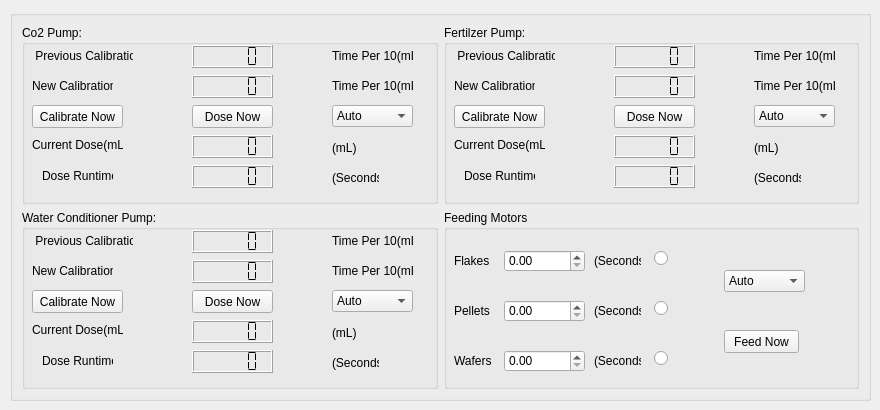
   <widget class="QWidget" name="tab_2">
    <attribute name="title">
     <string>Pumps</string>
    </attribute>
    <widget class="QGroupBox" name="groupBox_5">
     <property name="geometry">
      <rect>
       <x>10</x>
       <y>10</y>
       <width>861</width>
       <height>391</height>
      </rect>
     </property>
     <property name="title">
      <string/>
     </property>
     <layout class="QGridLayout" name="gridLayout">
      <item row="0" column="0">
       <widget class="QGroupBox" name="groupBox_Co2_Pump">
        <property name="title">
         <string>Co2 Pump:</string>
        </property>
        <widget class="QLabel" name="label_11">
         <property name="geometry">
          <rect>
           <x>10</x>
           <y>20</y>
           <width>101</width>
           <height>21</height>
          </rect>
         </property>
         <property name="text">
          <string> Previous Calibration</string>
         </property>
        </widget>
        <widget class="QLCDNumber" name="lcdNumber">
         <property name="geometry">
          <rect>
           <x>170</x>
           <y>20</y>
           <width>81</width>
           <height>23</height>
          </rect>
         </property>
         <property name="segmentStyle">
          <enum>QLCDNumber::Flat</enum>
         </property>
        </widget>
        <widget class="QLabel" name="label_12">
         <property name="geometry">
          <rect>
           <x>10</x>
           <y>50</y>
           <width>81</width>
           <height>21</height>
          </rect>
         </property>
         <property name="text">
          <string>New Calibration</string>
         </property>
        </widget>
        <widget class="QLCDNumber" name="lcdNumber_2">
         <property name="geometry">
          <rect>
           <x>170</x>
           <y>50</y>
           <width>81</width>
           <height>23</height>
          </rect>
         </property>
         <property name="segmentStyle">
          <enum>QLCDNumber::Flat</enum>
         </property>
        </widget>
        <widget class="QPushButton" name="Co2_calibrateButton">
         <property name="geometry">
          <rect>
           <x>10</x>
           <y>80</y>
           <width>91</width>
           <height>23</height>
          </rect>
         </property>
         <property name="text">
          <string>Calibrate Now</string>
         </property>
        </widget>
        <widget class="QLabel" name="time_per_10_label">
         <property name="geometry">
          <rect>
           <x>310</x>
           <y>50</y>
           <width>81</width>
           <height>21</height>
          </rect>
         </property>
         <property name="text">
          <string>Time Per 10(mL)</string>
         </property>
        </widget>
        <widget class="QLabel" name="time_per_10_label_2">
         <property name="geometry">
          <rect>
           <x>310</x>
           <y>20</y>
           <width>81</width>
           <height>21</height>
          </rect>
         </property>
         <property name="text">
          <string>Time Per 10(mL)</string>
         </property>
        </widget>
        <widget class="QLCDNumber" name="lcdNumber_3">
         <property name="geometry">
          <rect>
           <x>170</x>
           <y>110</y>
           <width>81</width>
           <height>23</height>
          </rect>
         </property>
         <property name="segmentStyle">
          <enum>QLCDNumber::Flat</enum>
         </property>
        </widget>
        <widget class="QPushButton" name="pushButton_5">
         <property name="geometry">
          <rect>
           <x>170</x>
           <y>80</y>
           <width>81</width>
           <height>23</height>
          </rect>
         </property>
         <property name="text">
          <string>Dose Now</string>
         </property>
        </widget>
        <widget class="QComboBox" name="comboBox">
         <property name="geometry">
          <rect>
           <x>310</x>
           <y>80</y>
           <width>81</width>
           <height>22</height>
          </rect>
         </property>
         <item>
          <property name="text">
           <string>Auto</string>
          </property>
         </item>
         <item>
          <property name="text">
           <string>Manual</string>
          </property>
         </item>
        </widget>
        <widget class="QLCDNumber" name="lcdNumber_4">
         <property name="geometry">
          <rect>
           <x>170</x>
           <y>140</y>
           <width>81</width>
           <height>23</height>
          </rect>
         </property>
         <property name="segmentStyle">
          <enum>QLCDNumber::Flat</enum>
         </property>
        </widget>
        <widget class="QLabel" name="label_13">
         <property name="geometry">
          <rect>
           <x>10</x>
           <y>110</y>
           <width>91</width>
           <height>20</height>
          </rect>
         </property>
         <property name="text">
          <string>Current Dose(mL)</string>
         </property>
        </widget>
        <widget class="QLabel" name="label_14">
         <property name="geometry">
          <rect>
           <x>20</x>
           <y>141</y>
           <width>71</width>
           <height>20</height>
          </rect>
         </property>
         <property name="text">
          <string>Dose Runtime</string>
         </property>
        </widget>
        <widget class="QLabel" name="label_15">
         <property name="geometry">
          <rect>
           <x>310</x>
           <y>112</y>
           <width>47</width>
           <height>21</height>
          </rect>
         </property>
         <property name="text">
          <string>(mL)</string>
         </property>
        </widget>
        <widget class="QLabel" name="label_16">
         <property name="geometry">
          <rect>
           <x>310</x>
           <y>142</y>
           <width>47</width>
           <height>21</height>
          </rect>
         </property>
         <property name="text">
          <string>(Seconds)</string>
         </property>
        </widget>
       </widget>
      </item>
      <item row="1" column="0">
       <widget class="QGroupBox" name="groupBox_Water_Conditioner_Pump">
        <property name="title">
         <string>Water Conditioner Pump:</string>
        </property>
        <widget class="QLabel" name="label_29">
         <property name="geometry">
          <rect>
           <x>10</x>
           <y>20</y>
           <width>101</width>
           <height>21</height>
          </rect>
         </property>
         <property name="text">
          <string> Previous Calibration</string>
         </property>
        </widget>
        <widget class="QLCDNumber" name="lcdNumber_13">
         <property name="geometry">
          <rect>
           <x>170</x>
           <y>20</y>
           <width>81</width>
           <height>23</height>
          </rect>
         </property>
         <property name="segmentStyle">
          <enum>QLCDNumber::Flat</enum>
         </property>
        </widget>
        <widget class="QLabel" name="label_30">
         <property name="geometry">
          <rect>
           <x>10</x>
           <y>50</y>
           <width>81</width>
           <height>21</height>
          </rect>
         </property>
         <property name="text">
          <string>New Calibration</string>
         </property>
        </widget>
        <widget class="QLCDNumber" name="lcdNumber_14">
         <property name="geometry">
          <rect>
           <x>170</x>
           <y>50</y>
           <width>81</width>
           <height>23</height>
          </rect>
         </property>
         <property name="segmentStyle">
          <enum>QLCDNumber::Flat</enum>
         </property>
        </widget>
        <widget class="QPushButton" name="WaterConditioner_calibrateButton">
         <property name="geometry">
          <rect>
           <x>10</x>
           <y>80</y>
           <width>91</width>
           <height>23</height>
          </rect>
         </property>
         <property name="text">
          <string>Calibrate Now</string>
         </property>
        </widget>
        <widget class="QLabel" name="time_per_10_label_7">
         <property name="geometry">
          <rect>
           <x>310</x>
           <y>50</y>
           <width>81</width>
           <height>21</height>
          </rect>
         </property>
         <property name="text">
          <string>Time Per 10(mL)</string>
         </property>
        </widget>
        <widget class="QLabel" name="time_per_10_label_8">
         <property name="geometry">
          <rect>
           <x>310</x>
           <y>20</y>
           <width>81</width>
           <height>21</height>
          </rect>
         </property>
         <property name="text">
          <string>Time Per 10(mL)</string>
         </property>
        </widget>
        <widget class="QLCDNumber" name="lcdNumber_15">
         <property name="geometry">
          <rect>
           <x>170</x>
           <y>110</y>
           <width>81</width>
           <height>23</height>
          </rect>
         </property>
         <property name="segmentStyle">
          <enum>QLCDNumber::Flat</enum>
         </property>
        </widget>
        <widget class="QPushButton" name="pushButton_11">
         <property name="geometry">
          <rect>
           <x>170</x>
           <y>80</y>
           <width>81</width>
           <height>23</height>
          </rect>
         </property>
         <property name="text">
          <string>Dose Now</string>
         </property>
        </widget>
        <widget class="QComboBox" name="comboBox_4">
         <property name="geometry">
          <rect>
           <x>310</x>
           <y>80</y>
           <width>81</width>
           <height>22</height>
          </rect>
         </property>
         <item>
          <property name="text">
           <string>Auto</string>
          </property>
         </item>
         <item>
          <property name="text">
           <string>Manual</string>
          </property>
         </item>
        </widget>
        <widget class="QLCDNumber" name="lcdNumber_16">
         <property name="geometry">
          <rect>
           <x>170</x>
           <y>140</y>
           <width>81</width>
           <height>23</height>
          </rect>
         </property>
         <property name="segmentStyle">
          <enum>QLCDNumber::Flat</enum>
         </property>
        </widget>
        <widget class="QLabel" name="label_31">
         <property name="geometry">
          <rect>
           <x>10</x>
           <y>110</y>
           <width>91</width>
           <height>20</height>
          </rect>
         </property>
         <property name="text">
          <string>Current Dose(mL)</string>
         </property>
        </widget>
        <widget class="QLabel" name="label_32">
         <property name="geometry">
          <rect>
           <x>20</x>
           <y>141</y>
           <width>71</width>
           <height>20</height>
          </rect>
         </property>
         <property name="text">
          <string>Dose Runtime</string>
         </property>
        </widget>
        <widget class="QLabel" name="label_33">
         <property name="geometry">
          <rect>
           <x>310</x>
           <y>112</y>
           <width>47</width>
           <height>21</height>
          </rect>
         </property>
         <property name="text">
          <string>(mL)</string>
         </property>
        </widget>
        <widget class="QLabel" name="label_34">
         <property name="geometry">
          <rect>
           <x>310</x>
           <y>142</y>
           <width>47</width>
           <height>21</height>
          </rect>
         </property>
         <property name="text">
          <string>(Seconds)</string>
         </property>
        </widget>
       </widget>
      </item>
      <item row="0" column="1">
       <widget class="QGroupBox" name="groupBox_Fertilizer_Pump">
        <property name="title">
         <string>Fertilzer Pump:</string>
        </property>
        <widget class="QLabel" name="label_23">
         <property name="geometry">
          <rect>
           <x>10</x>
           <y>20</y>
           <width>101</width>
           <height>21</height>
          </rect>
         </property>
         <property name="text">
          <string> Previous Calibration</string>
         </property>
        </widget>
        <widget class="QLCDNumber" name="lcdNumber_9">
         <property name="geometry">
          <rect>
           <x>170</x>
           <y>20</y>
           <width>81</width>
           <height>23</height>
          </rect>
         </property>
         <property name="segmentStyle">
          <enum>QLCDNumber::Flat</enum>
         </property>
        </widget>
        <widget class="QLabel" name="label_24">
         <property name="geometry">
          <rect>
           <x>10</x>
           <y>50</y>
           <width>81</width>
           <height>21</height>
          </rect>
         </property>
         <property name="text">
          <string>New Calibration</string>
         </property>
        </widget>
        <widget class="QLCDNumber" name="lcdNumber_10">
         <property name="geometry">
          <rect>
           <x>170</x>
           <y>50</y>
           <width>81</width>
           <height>23</height>
          </rect>
         </property>
         <property name="segmentStyle">
          <enum>QLCDNumber::Flat</enum>
         </property>
        </widget>
        <widget class="QPushButton" name="Fertilizer_calibrateButton">
         <property name="geometry">
          <rect>
           <x>10</x>
           <y>80</y>
           <width>91</width>
           <height>23</height>
          </rect>
         </property>
         <property name="text">
          <string>Calibrate Now</string>
         </property>
        </widget>
        <widget class="QLabel" name="time_per_10_label_5">
         <property name="geometry">
          <rect>
           <x>310</x>
           <y>50</y>
           <width>81</width>
           <height>21</height>
          </rect>
         </property>
         <property name="text">
          <string>Time Per 10(mL)</string>
         </property>
        </widget>
        <widget class="QLabel" name="time_per_10_label_6">
         <property name="geometry">
          <rect>
           <x>310</x>
           <y>20</y>
           <width>81</width>
           <height>21</height>
          </rect>
         </property>
         <property name="text">
          <string>Time Per 10(mL)</string>
         </property>
        </widget>
        <widget class="QLCDNumber" name="lcdNumber_11">
         <property name="geometry">
          <rect>
           <x>170</x>
           <y>110</y>
           <width>81</width>
           <height>23</height>
          </rect>
         </property>
         <property name="segmentStyle">
          <enum>QLCDNumber::Flat</enum>
         </property>
        </widget>
        <widget class="QPushButton" name="pushButton_9">
         <property name="geometry">
          <rect>
           <x>170</x>
           <y>80</y>
           <width>81</width>
           <height>23</height>
          </rect>
         </property>
         <property name="text">
          <string>Dose Now</string>
         </property>
        </widget>
        <widget class="QComboBox" name="comboBox_3">
         <property name="geometry">
          <rect>
           <x>310</x>
           <y>80</y>
           <width>81</width>
           <height>22</height>
          </rect>
         </property>
         <item>
          <property name="text">
           <string>Auto</string>
          </property>
         </item>
         <item>
          <property name="text">
           <string>Manual</string>
          </property>
         </item>
        </widget>
        <widget class="QLCDNumber" name="lcdNumber_12">
         <property name="geometry">
          <rect>
           <x>170</x>
           <y>140</y>
           <width>81</width>
           <height>23</height>
          </rect>
         </property>
         <property name="segmentStyle">
          <enum>QLCDNumber::Flat</enum>
         </property>
        </widget>
        <widget class="QLabel" name="label_25">
         <property name="geometry">
          <rect>
           <x>10</x>
           <y>110</y>
           <width>91</width>
           <height>20</height>
          </rect>
         </property>
         <property name="text">
          <string>Current Dose(mL)</string>
         </property>
        </widget>
        <widget class="QLabel" name="label_26">
         <property name="geometry">
          <rect>
           <x>20</x>
           <y>141</y>
           <width>71</width>
           <height>20</height>
          </rect>
         </property>
         <property name="text">
          <string>Dose Runtime</string>
         </property>
        </widget>
        <widget class="QLabel" name="label_27">
         <property name="geometry">
          <rect>
           <x>310</x>
           <y>112</y>
           <width>47</width>
           <height>21</height>
          </rect>
         </property>
         <property name="text">
          <string>(mL)</string>
         </property>
        </widget>
        <widget class="QLabel" name="label_28">
         <property name="geometry">
          <rect>
           <x>310</x>
           <y>142</y>
           <width>47</width>
           <height>21</height>
          </rect>
         </property>
         <property name="text">
          <string>(Seconds)</string>
         </property>
        </widget>
       </widget>
      </item>
      <item row="1" column="1">
       <widget class="QGroupBox" name="groupBox_Feeding_Motors">
        <property name="title">
         <string>Feeding Motors</string>
        </property>
        <widget class="QLabel" name="label_Seconds">
         <property name="geometry">
          <rect>
           <x>150</x>
           <y>40</y>
           <width>47</width>
           <height>21</height>
          </rect>
         </property>
         <property name="text">
          <string>(Seconds)</string>
         </property>
        </widget>
        <widget class="QDoubleSpinBox" name="doubleSpinBox_8">
         <property name="geometry">
          <rect>
           <x>60</x>
           <y>40</y>
           <width>81</width>
           <height>22</height>
          </rect>
         </property>
        </widget>
        <widget class="QDoubleSpinBox" name="doubleSpinBox_9">
         <property name="geometry">
          <rect>
           <x>60</x>
           <y>90</y>
           <width>81</width>
           <height>22</height>
          </rect>
         </property>
        </widget>
        <widget class="QDoubleSpinBox" name="doubleSpinBox_10">
         <property name="geometry">
          <rect>
           <x>60</x>
           <y>140</y>
           <width>81</width>
           <height>22</height>
          </rect>
         </property>
        </widget>
        <widget class="QLabel" name="label_Seconds_2">
         <property name="geometry">
          <rect>
           <x>150</x>
           <y>90</y>
           <width>47</width>
           <height>21</height>
          </rect>
         </property>
         <property name="text">
          <string>(Seconds)</string>
         </property>
        </widget>
        <widget class="QLabel" name="label_Seconds_3">
         <property name="geometry">
          <rect>
           <x>150</x>
           <y>140</y>
           <width>47</width>
           <height>21</height>
          </rect>
         </property>
         <property name="text">
          <string>(Seconds)</string>
         </property>
        </widget>
        <widget class="QLabel" name="label_flakes">
         <property name="geometry">
          <rect>
           <x>10</x>
           <y>40</y>
           <width>41</width>
           <height>21</height>
          </rect>
         </property>
         <property name="text">
          <string>Flakes</string>
         </property>
        </widget>
        <widget class="QLabel" name="label_pellets">
         <property name="geometry">
          <rect>
           <x>10</x>
           <y>90</y>
           <width>41</width>
           <height>21</height>
          </rect>
         </property>
         <property name="text">
          <string>Pellets</string>
         </property>
        </widget>
        <widget class="QLabel" name="label_wafers">
         <property name="geometry">
          <rect>
           <x>10</x>
           <y>140</y>
           <width>41</width>
           <height>21</height>
          </rect>
         </property>
         <property name="text">
          <string>Wafers</string>
         </property>
        </widget>
        <widget class="QPushButton" name="pushButton">
         <property name="geometry">
          <rect>
           <x>280</x>
           <y>120</y>
           <width>75</width>
           <height>23</height>
          </rect>
         </property>
         <property name="text">
          <string>Feed Now</string>
         </property>
        </widget>
        <widget class="QRadioButton" name="radioButton_flakes">
         <property name="geometry">
          <rect>
           <x>210</x>
           <y>40</y>
           <width>82</width>
           <height>17</height>
          </rect>
         </property>
         <property name="text">
          <string/>
         </property>
        </widget>
        <widget class="QRadioButton" name="radioButton_pellets">
         <property name="geometry">
          <rect>
           <x>210</x>
           <y>90</y>
           <width>82</width>
           <height>17</height>
          </rect>
         </property>
         <property name="text">
          <string/>
         </property>
        </widget>
        <widget class="QRadioButton" name="radioButton_wafers">
         <property name="geometry">
          <rect>
           <x>210</x>
           <y>140</y>
           <width>82</width>
           <height>17</height>
          </rect>
         </property>
         <property name="text">
          <string/>
         </property>
        </widget>
        <widget class="QComboBox" name="comboBox_5">
         <property name="geometry">
          <rect>
           <x>280</x>
           <y>60</y>
           <width>81</width>
           <height>22</height>
          </rect>
         </property>
         <item>
          <property name="text">
           <string>Auto</string>
          </property>
         </item>
         <item>
          <property name="text">
           <string>Manual</string>
          </property>
         </item>
        </widget>
       </widget>
      </item>
     </layout>
    </widget>
   </widget>
